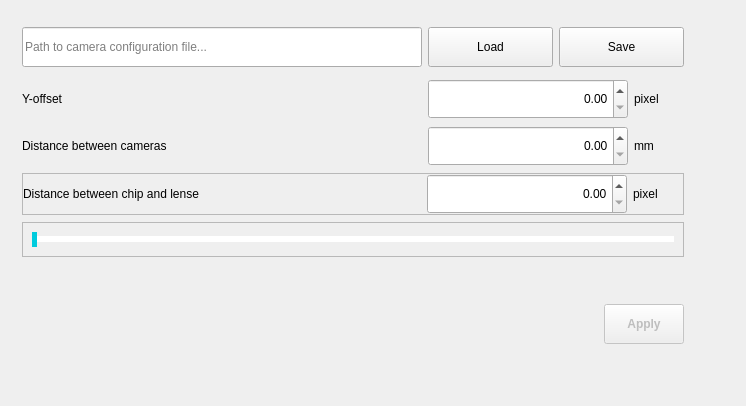
             <widget class="QWidget" name="tab_camera">
              <attribute name="icon">
               <iconset resource="../src/ressources.qrc">
                <normaloff>:/icons/icons/camera.png</normaloff>:/icons/icons/camera.png</iconset>
              </attribute>
              <attribute name="title">
               <string>Camera</string>
              </attribute>
              <layout class="QGridLayout" name="gridLayout_3">
               <item row="0" column="0">
                <widget class="QFrame" name="frame_camera_options">
                 <property name="styleSheet">
                  <string notr="true"/>
                 </property>
                 <property name="frameShape">
                  <enum>QFrame::NoFrame</enum>
                 </property>
                 <property name="frameShadow">
                  <enum>QFrame::Raised</enum>
                 </property>
                 <layout class="QVBoxLayout" name="verticalLayout_6">
                  <property name="spacing">
                   <number>7</number>
                  </property>
                  <property name="leftMargin">
                   <number>11</number>
                  </property>
                  <property name="topMargin">
                   <number>11</number>
                  </property>
                  <property name="rightMargin">
                   <number>11</number>
                  </property>
                  <property name="bottomMargin">
                   <number>11</number>
                  </property>
                  <item>
                   <widget class="QFrame" name="frame_config">
                    <property name="enabled">
                     <bool>true</bool>
                    </property>
                    <property name="minimumSize">
                     <size>
                      <width>0</width>
                      <height>50</height>
                     </size>
                    </property>
                    <property name="maximumSize">
                     <size>
                      <width>16777215</width>
                      <height>60</height>
                     </size>
                    </property>
                    <property name="frameShape">
                     <enum>QFrame::NoFrame</enum>
                    </property>
                    <property name="frameShadow">
                     <enum>QFrame::Raised</enum>
                    </property>
                    <layout class="QHBoxLayout" name="horizontalLayout_11">
                     <property name="leftMargin">
                      <number>0</number>
                     </property>
                     <property name="topMargin">
                      <number>0</number>
                     </property>
                     <property name="rightMargin">
                      <number>0</number>
                     </property>
                     <property name="bottomMargin">
                      <number>0</number>
                     </property>
                     <item>
                      <widget class="QLineEdit" name="lineEdit_config_path">
                       <property name="sizePolicy">
                        <sizepolicy hsizetype="Expanding" vsizetype="Expanding">
                         <horstretch>0</horstretch>
                         <verstretch>0</verstretch>
                        </sizepolicy>
                       </property>
                       <property name="minimumSize">
                        <size>
                         <width>400</width>
                         <height>40</height>
                        </size>
                       </property>
                       <property name="maximumSize">
                        <size>
                         <width>16777215</width>
                         <height>40</height>
                        </size>
                       </property>
                       <property name="toolTip">
                        <string>Select a camera configuration file using the &quot;Load&quot; button on the right</string>
                       </property>
                       <property name="inputMask">
                        <string/>
                       </property>
                       <property name="text">
                        <string/>
                       </property>
                       <property name="readOnly">
                        <bool>true</bool>
                       </property>
                       <property name="placeholderText">
                        <string>Path to camera configuration file...</string>
                       </property>
                       <property name="cursorMoveStyle">
                        <enum>Qt::VisualMoveStyle</enum>
                       </property>
                      </widget>
                     </item>
                     <item>
                      <widget class="QPushButton" name="btn_load">
                       <property name="minimumSize">
                        <size>
                         <width>125</width>
                         <height>40</height>
                        </size>
                       </property>
                       <property name="maximumSize">
                        <size>
                         <width>16777215</width>
                         <height>40</height>
                        </size>
                       </property>
                       <property name="text">
                        <string>Load</string>
                       </property>
                      </widget>
                     </item>
                     <item>
                      <widget class="QPushButton" name="btn_save">
                       <property name="minimumSize">
                        <size>
                         <width>125</width>
                         <height>40</height>
                        </size>
                       </property>
                       <property name="maximumSize">
                        <size>
                         <width>16777215</width>
                         <height>40</height>
                        </size>
                       </property>
                       <property name="text">
                        <string>Save</string>
                       </property>
                      </widget>
                     </item>
                    </layout>
                   </widget>
                  </item>
                  <item>
                   <widget class="QFrame" name="frame_offset">
                    <property name="minimumSize">
                     <size>
                      <width>0</width>
                      <height>30</height>
                     </size>
                    </property>
                    <property name="maximumSize">
                     <size>
                      <width>16777215</width>
                      <height>60</height>
                     </size>
                    </property>
                    <property name="frameShape">
                     <enum>QFrame::NoFrame</enum>
                    </property>
                    <property name="frameShadow">
                     <enum>QFrame::Raised</enum>
                    </property>
                    <layout class="QHBoxLayout" name="horizontalLayout_12">
                     <property name="leftMargin">
                      <number>0</number>
                     </property>
                     <property name="topMargin">
                      <number>0</number>
                     </property>
                     <property name="rightMargin">
                      <number>0</number>
                     </property>
                     <property name="bottomMargin">
                      <number>0</number>
                     </property>
                     <item>
                      <widget class="QLabel" name="label_offset">
                       <property name="text">
                        <string>Y-offset</string>
                       </property>
                      </widget>
                     </item>
                     <item>
                      <spacer name="horizontalSpacer_22">
                       <property name="orientation">
                        <enum>Qt::Horizontal</enum>
                       </property>
                       <property name="sizeHint" stdset="0">
                        <size>
                         <width>40</width>
                         <height>20</height>
                        </size>
                       </property>
                      </spacer>
                     </item>
                     <item>
                      <widget class="QDoubleSpinBox" name="spinBox_offet">
                       <property name="sizePolicy">
                        <sizepolicy hsizetype="Minimum" vsizetype="Preferred">
                         <horstretch>0</horstretch>
                         <verstretch>0</verstretch>
                        </sizepolicy>
                       </property>
                       <property name="minimumSize">
                        <size>
                         <width>200</width>
                         <height>40</height>
                        </size>
                       </property>
                       <property name="maximumSize">
                        <size>
                         <width>16777215</width>
                         <height>40</height>
                        </size>
                       </property>
                       <property name="alignment">
                        <set>Qt::AlignRight|Qt::AlignTrailing|Qt::AlignVCenter</set>
                       </property>
                       <property name="prefix">
                        <string/>
                       </property>
                       <property name="maximum">
                        <double>9999.989999999999782</double>
                       </property>
                      </widget>
                     </item>
                     <item>
                      <widget class="QLabel" name="label_unit_offset">
                       <property name="sizePolicy">
                        <sizepolicy hsizetype="Minimum" vsizetype="Preferred">
                         <horstretch>0</horstretch>
                         <verstretch>0</verstretch>
                        </sizepolicy>
                       </property>
                       <property name="minimumSize">
                        <size>
                         <width>50</width>
                         <height>0</height>
                        </size>
                       </property>
                       <property name="maximumSize">
                        <size>
                         <width>50</width>
                         <height>16777215</height>
                        </size>
                       </property>
                       <property name="text">
                        <string>pixel</string>
                       </property>
                      </widget>
                     </item>
                    </layout>
                   </widget>
                  </item>
                  <item>
                   <widget class="QFrame" name="frame_distance_cameras">
                    <property name="minimumSize">
                     <size>
                      <width>0</width>
                      <height>30</height>
                     </size>
                    </property>
                    <property name="maximumSize">
                     <size>
                      <width>16777215</width>
                      <height>60</height>
                     </size>
                    </property>
                    <property name="frameShape">
                     <enum>QFrame::NoFrame</enum>
                    </property>
                    <property name="frameShadow">
                     <enum>QFrame::Raised</enum>
                    </property>
                    <layout class="QHBoxLayout" name="horizontalLayout_13">
                     <property name="leftMargin">
                      <number>0</number>
                     </property>
                     <property name="topMargin">
                      <number>0</number>
                     </property>
                     <property name="rightMargin">
                      <number>0</number>
                     </property>
                     <property name="bottomMargin">
                      <number>0</number>
                     </property>
                     <item>
                      <widget class="QLabel" name="label_distance_cameras">
                       <property name="text">
                        <string>Distance between cameras</string>
                       </property>
                      </widget>
                     </item>
                     <item>
                      <spacer name="horizontalSpacer_23">
                       <property name="orientation">
                        <enum>Qt::Horizontal</enum>
                       </property>
                       <property name="sizeHint" stdset="0">
                        <size>
                         <width>40</width>
                         <height>20</height>
                        </size>
                       </property>
                      </spacer>
                     </item>
                     <item>
                      <widget class="QDoubleSpinBox" name="doubleSpinBox_2">
                       <property name="sizePolicy">
                        <sizepolicy hsizetype="Minimum" vsizetype="Preferred">
                         <horstretch>0</horstretch>
                         <verstretch>0</verstretch>
                        </sizepolicy>
                       </property>
                       <property name="minimumSize">
                        <size>
                         <width>200</width>
                         <height>40</height>
                        </size>
                       </property>
                       <property name="maximumSize">
                        <size>
                         <width>16777215</width>
                         <height>40</height>
                        </size>
                       </property>
                       <property name="alignment">
                        <set>Qt::AlignRight|Qt::AlignTrailing|Qt::AlignVCenter</set>
                       </property>
                       <property name="prefix">
                        <string/>
                       </property>
                       <property name="maximum">
                        <double>9999.989999999999782</double>
                       </property>
                      </widget>
                     </item>
                     <item>
                      <widget class="QLabel" name="label_unit_ditance_cameras">
                       <property name="minimumSize">
                        <size>
                         <width>50</width>
                         <height>0</height>
                        </size>
                       </property>
                       <property name="maximumSize">
                        <size>
                         <width>50</width>
                         <height>16777215</height>
                        </size>
                       </property>
                       <property name="text">
                        <string>mm</string>
                       </property>
                      </widget>
                     </item>
                    </layout>
                   </widget>
                  </item>
                  <item>
                   <widget class="QFrame" name="frame_distance_chip_lense">
                    <property name="minimumSize">
                     <size>
                      <width>0</width>
                      <height>30</height>
                     </size>
                    </property>
                    <property name="maximumSize">
                     <size>
                      <width>16777215</width>
                      <height>60</height>
                     </size>
                    </property>
                    <property name="frameShape">
                     <enum>QFrame::StyledPanel</enum>
                    </property>
                    <property name="frameShadow">
                     <enum>QFrame::Raised</enum>
                    </property>
                    <layout class="QHBoxLayout" name="horizontalLayout_14">
                     <property name="leftMargin">
                      <number>0</number>
                     </property>
                     <property name="topMargin">
                      <number>0</number>
                     </property>
                     <property name="rightMargin">
                      <number>0</number>
                     </property>
                     <property name="bottomMargin">
                      <number>0</number>
                     </property>
                     <item>
                      <widget class="QLabel" name="label_distance_chip_lense">
                       <property name="text">
                        <string>Distance between chip and lense</string>
                       </property>
                      </widget>
                     </item>
                     <item>
                      <spacer name="horizontalSpacer_24">
                       <property name="orientation">
                        <enum>Qt::Horizontal</enum>
                       </property>
                       <property name="sizeHint" stdset="0">
                        <size>
                         <width>40</width>
                         <height>20</height>
                        </size>
                       </property>
                      </spacer>
                     </item>
                     <item>
                      <widget class="QDoubleSpinBox" name="spinBox_distance_chip_lense">
                       <property name="sizePolicy">
                        <sizepolicy hsizetype="Minimum" vsizetype="Preferred">
                         <horstretch>0</horstretch>
                         <verstretch>0</verstretch>
                        </sizepolicy>
                       </property>
                       <property name="minimumSize">
                        <size>
                         <width>200</width>
                         <height>40</height>
                        </size>
                       </property>
                       <property name="maximumSize">
                        <size>
                         <width>16777215</width>
                         <height>40</height>
                        </size>
                       </property>
                       <property name="alignment">
                        <set>Qt::AlignRight|Qt::AlignTrailing|Qt::AlignVCenter</set>
                       </property>
                       <property name="prefix">
                        <string/>
                       </property>
                       <property name="maximum">
                        <double>99999.990000000005239</double>
                       </property>
                      </widget>
                     </item>
                     <item>
                      <widget class="QLabel" name="label_unit_chip_lense">
                       <property name="sizePolicy">
                        <sizepolicy hsizetype="Expanding" vsizetype="Preferred">
                         <horstretch>0</horstretch>
                         <verstretch>0</verstretch>
                        </sizepolicy>
                       </property>
                       <property name="minimumSize">
                        <size>
                         <width>50</width>
                         <height>0</height>
                        </size>
                       </property>
                       <property name="maximumSize">
                        <size>
                         <width>50</width>
                         <height>16777215</height>
                        </size>
                       </property>
                       <property name="text">
                        <string>pixel</string>
                       </property>
                      </widget>
                     </item>
                    </layout>
                   </widget>
                  </item>
                  <item>
                   <widget class="QFrame" name="frame">
                    <property name="frameShape">
                     <enum>QFrame::StyledPanel</enum>
                    </property>
                    <property name="frameShadow">
                     <enum>QFrame::Raised</enum>
                    </property>
                    <layout class="QHBoxLayout" name="horizontalLayout_25">
                     <item>
                      <widget class="QSlider" name="horizontalSlider">
                       <property name="styleSheet">
                        <string notr="true">QSlider::groove:horizontal {
    height: 4px; /* the groove expands to the size of the slider by default. by giving it a height, it has a fixed size */
    background: white; /* qlineargradient(x1:0, y1:0, x2:0, y2:1, stop:0 #B1B1B1, stop:1 #c4c4c4); rgb(150, 150, 150);*/
    margin: 1px 0;
}

QSlider::handle:horizontal {
    width: 5px;
    margin: -10px 0; /* handle is placed by default on the contents rect of the groove. Expand outside the groove */ 
    background: rgb(0, 203, 221);
	border-radius: 3px;
	border:none;
}

QSlider::handle:horizontal:hover{
	background: rgb(0, 160, 174);
}

QSlider::handle:horizontal:pressed{
	background:rgb(0,100,108);
}

QSlider::add-page:horizontal {
    background: white;
}

QSlider::sub-page:horizontal {
    background: rgb(0, 203, 221);
}</string>
                       </property>
                       <property name="maximum">
                        <number>100</number>
                       </property>
                       <property name="orientation">
                        <enum>Qt::Horizontal</enum>
                       </property>
                      </widget>
                     </item>
                    </layout>
                   </widget>
                  </item>
                  <item>
                   <spacer name="verticalSpacer_10">
                    <property name="orientation">
                     <enum>Qt::Vertical</enum>
                    </property>
                    <property name="sizeHint" stdset="0">
                     <size>
                      <width>20</width>
                      <height>40</height>
                     </size>
                    </property>
                   </spacer>
                  </item>
                  <item>
                   <widget class="QFrame" name="frame_apply">
                    <property name="minimumSize">
                     <size>
                      <width>0</width>
                      <height>30</height>
                     </size>
                    </property>
                    <property name="maximumSize">
                     <size>
                      <width>16777215</width>
                      <height>60</height>
                     </size>
                    </property>
                    <property name="frameShape">
                     <enum>QFrame::NoFrame</enum>
                    </property>
                    <property name="frameShadow">
                     <enum>QFrame::Raised</enum>
                    </property>
                    <layout class="QHBoxLayout" name="horizontalLayout_16">
                     <property name="leftMargin">
                      <number>0</number>
                     </property>
                     <property name="topMargin">
                      <number>0</number>
                     </property>
                     <property name="rightMargin">
                      <number>0</number>
                     </property>
                     <property name="bottomMargin">
                      <number>0</number>
                     </property>
                     <item>
                      <spacer name="horizontalSpacer_10">
                       <property name="orientation">
                        <enum>Qt::Horizontal</enum>
                       </property>
                       <property name="sizeHint" stdset="0">
                        <size>
                         <width>40</width>
                         <height>20</height>
                        </size>
                       </property>
                      </spacer>
                     </item>
                     <item>
                      <widget class="QPushButton" name="btn_apply_camera">
                       <property name="enabled">
                        <bool>false</bool>
                       </property>
                       <property name="minimumSize">
                        <size>
                         <width>70</width>
                         <height>40</height>
                        </size>
                       </property>
                       <property name="styleSheet">
                        <string notr="true">font:bold;</string>
                       </property>
                       <property name="text">
                        <string>Apply</string>
                       </property>
                      </widget>
                     </item>
                    </layout>
                   </widget>
                  </item>
                 </layout>
                </widget>
               </item>
               <item row="0" column="1">
                <spacer name="horizontalSpacer_17">
                 <property name="orientation">
                  <enum>Qt::Horizontal</enum>
                 </property>
                 <property name="sizeHint" stdset="0">
                  <size>
                   <width>40</width>
                   <height>20</height>
                  </size>
                 </property>
                </spacer>
               </item>
               <item row="1" column="0">
                <spacer name="verticalSpacer_5">
                 <property name="orientation">
                  <enum>Qt::Vertical</enum>
                 </property>
                 <property name="sizeHint" stdset="0">
                  <size>
                   <width>20</width>
                   <height>40</height>
                  </size>
                 </property>
                </spacer>
               </item>
              </layout>
             </widget>
